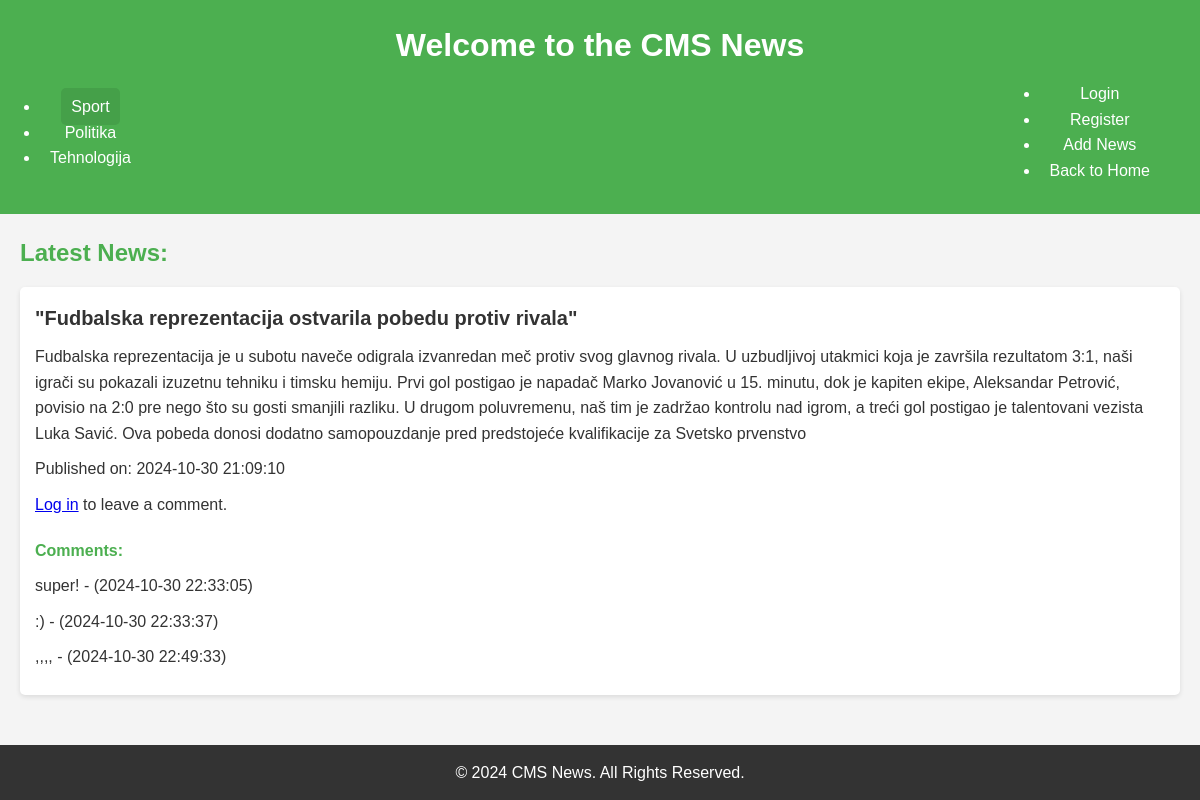
The app's page /cmc_app/index.php?category_id=1 with its own data.
### tables this page shows
CREATE TABLE `categories` (
  `id` int NOT NULL AUTO_INCREMENT,
  `name` varchar(45) NOT NULL,
  PRIMARY KEY (`id`),
  UNIQUE KEY `name` (`name`)
);

CREATE TABLE `news` (
  `id` int NOT NULL AUTO_INCREMENT,
  `title` varchar(255) NOT NULL,
  `content` text NOT NULL,
  `created_at` datetime DEFAULT CURRENT_TIMESTAMP,
  `category` varchar(45) DEFAULT NULL,
  `category_id` int NOT NULL,
  PRIMARY KEY (`id`),
  KEY `fk_category` (`category_id`)
);

CREATE TABLE `comments` (
  `id` int NOT NULL AUTO_INCREMENT,
  `news_id` int NOT NULL,
  `user_id` int NOT NULL,
  `comment` text NOT NULL,
  `created_at` datetime DEFAULT CURRENT_TIMESTAMP,
  `guest_name` varchar(100) DEFAULT NULL,
  PRIMARY KEY (`id`),
  KEY `news_id` (`news_id`),
  KEY `user_id` (`user_id`)
);

### cmc_app/classes/Category.php (called while the page is built)
<?php
class Category {
    private $conn;
    private $table = 'categories';
    public function __construct($db) {
        $this->conn = $db;
    }
    public function getAll() {
        $query = "SELECT * FROM " . $this->table;
        return $this->conn->query($query)->fetchAll(PDO::FETCH_ASSOC);
    }
}

### cmc_app/classes/News.php (called while the page is built, shortened)
<?php
class News {
    private $conn;
    private $table = "news";
    public function __construct($db) {
        $this->conn = $db;
    }
    public function getByCategory($category_id) {
        $query = "SELECT * FROM " . $this->table . " WHERE category_id = :category_id";
        $stmt = $this->conn->prepare($query);
        $stmt->bindParam(':category_id', $category_id);
        $stmt->execute();
        return $stmt->fetchAll(PDO::FETCH_ASSOC);
    }
}
?>

### cmc_app/classes/Comment.php (called while the page is built, shortened)
<?php
class Comment {
    private $conn;
    public function __construct($db) {
        $this->conn = $db;
    }
    public function getCommentsByNewsId($newsId) {
        $query = "SELECT comment, guest_name, created_at FROM comments WHERE news_id = :news_id";
        $stmt = $this->conn->prepare($query);
        $stmt->bindParam(':news_id', $newsId);
        $stmt->execute();
        return $stmt->fetchAll(PDO::FETCH_ASSOC);
    }
}
?>

### cmc_app/index.php (the view, shortened to what this page needs)
<?php
require_once 'classes/News.php';
require_once 'classes/Comment.php';
require_once 'classes/Category.php';
$database = new Database();
$db = $database->connect();
$news = new News($db);
$comment = new Comment($db);
$category = new Category($db);
$categories = $category->getAll();
$category_id = isset($_GET['category_id']) ? $_GET['category_id'] : null;
$newsItems = $news->getByCategory($category_id);
?>
<!DOCTYPE html>
<html lang="en">
<head>
    <link rel="stylesheet" href="style.css">
</head>
<body>
    <header>
        <h1>Welcome to the CMS News</h1>
        <nav>
            <ul>
                <?php foreach ($categories as $cat): ?>
                    <li><a href="index.php?category_id=<?= $cat['id'] ?>" <?= $category_id == $cat['id'] ? 'class="active"' : '' ?>><?= htmlspecialchars($cat['name']) ?></a></li>
                <?php endforeach; ?>
            </ul>
            <ul style="float: right;">
                <li><a href="login.php">Login</a></li>
                <li><a href="register.php">Register</a></li>
                <li><a href="add_news.php">Add News</a></li>
                <li><a href="index.php">Back to Home</a></li>
            </ul>
        </nav>
    </header>
    <main>
        <h2>Latest News:</h2>
        <?php if (empty($newsItems)): ?>
            <p>No news available in this category.</p>
        <?php else: ?>
            <?php foreach ($newsItems as $item): ?>
                <article>
                    <h3><?= htmlspecialchars($item['title']) ?></h3>
                    <p><?= htmlspecialchars($item['content']) ?></p>
                    <p>Published on: <?= $item['created_at'] ?></p>
                    <?php if (isset($_SESSION['user_id'])): ?>
                        <h4>Leave a Comment:</h4>
                        <form action="index.php?category_id=<?= $category_id ?>" method="POST">
                            <input type="hidden" name="news_id" value="<?= $item['id'] ?>">
                            <label for="guest_name">Your Name (optional):</label>
                            <input type="text" name="guest_name" placeholder="Enter your name (optional)">
                            <textarea name="comment" required placeholder="Write your comment here..."></textarea>
                            <button type="submit">Add Comment</button>
                        </form>
                    <?php else: ?>
                        <p><a href="login.php">Log in</a> to leave a comment.</p>
                    <?php endif; ?>
                    <h4>Comments:</h4>
                    <?php
                    $comments = $comment->getCommentsByNewsId($item['id']);
                    if (empty($comments)): ?>
                        <p>No comments yet.</p>
                    <?php else: ?>
                        <?php foreach ($comments as $cmt): ?>
                            <p>
                                <?= htmlspecialchars($cmt['comment']) ?> -
                                (<?= $cmt['created_at'] ?>)
                            </p>
                        <?php endforeach; ?>
                    <?php endif; ?>
                </article>
            <?php endforeach; ?>
        <?php endif; ?>
    </main>
    <footer>
        <p>&copy; <?= date('Y') ?> CMS News. All Rights Reserved.</p>
    </footer>
</body>
</html>

### cmc_app/style.css (style rules this page uses)
* { box-sizing: border-box; margin: 0; padding: 0; }
body { font-family: 'Arial', sans-serif; line-height: 1.6; background-color: #f4f4f4; color: #333; }
header { background: #4CAF50; color: white; padding: 20px; text-align: center; }
nav { display: flex; justify-content: space-between; align-items: center; padding: 10px 20px; }
nav a { color: white; text-decoration: none; padding: 10px; transition: background 0.3s ease; }
nav a:hover, nav a.active { background: #45a049; border-radius: 5px; }
main { padding: 20px; }
h2 { margin-bottom: 15px; font-size: 24px; color: #4CAF50; }
article { background: white; padding: 15px; margin: 10px 0; border-radius: 5px; box-shadow: 0 2px 5px rgba(0, 0, 0, 0.1); }
article h3 { font-size: 20px; color: #333; }
article p { margin: 10px 0; }
h4 { margin-top: 20px; color: #4CAF50; }
footer { text-align: center; padding: 15px; background: #333; color: white; position: relative; bottom: 0; width: 100%; margin-top: 20px; }

### records on screen
categories: name "Sport"
categories: name "Politika"
categories: name "Tehnologija"
news: title "\"Fudbalska reprezentacija ostvarila pobedu protiv rivala\"", content "Fudbalska reprezentacija je u subotu naveče odigrala izvanredan meč protiv svog glavnog rivala. U uzbudljivoj utakmici koja je završila rezultatom 3:1, naši igrači su pokazali izuzetnu tehniku i timsku hemiju. Prvi gol postigao je napadač Marko Jovanović u 15. minutu, dok je kapiten ekipe, Aleksandar Petrović, povisio na 2:0 pre nego što su gosti smanjili razliku. U drugom poluvremenu, naš tim je zadržao kontrolu nad igrom, a treći gol postigao je talentovani vezista Luka Savić. Ova pobeda donosi dodatno samopouzdanje pred predstojeće kvalifikacije za Svetsko prvenstvo", created_at "2024-10-30 21:09:10"
comments: comment "super!", created_at "2024-10-30 22:33:05"
comments: comment ":)", created_at "2024-10-30 22:33:37"
comments: comment ",,,,", created_at "2024-10-30 22:49:33"
